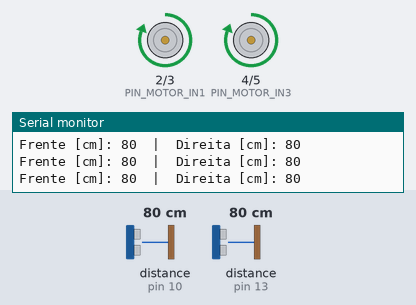
A sketch run on a simulated Arduino Uno, built with avr-gcc and run on an emulated ATmega328P. Parts: motor-driver pin pairs drawn as motors (green arrow = first pin HIGH = forward, orange = second pin HIGH = backward, longer = more drive), the last lines printed to the serial monitor. Wiring (inferred from the names in the program): 2 × ultrasonic range finder: trigger pin 11, echo pin 10 / trigger pin 12, echo pin 13. Inputs (shaded band) come from the test bench; at power-on: distance to the obstacle (sensors on pin 13, pin 10) 80 cm. The echo pulse lasts 58.3 µs per cm.

Above: at 1.4 s.
1.5 s: distance to the obstacle (sensor on pin 13) set to 22 cm
4.5 s: distance to the obstacle (sensor on pin 13) set to 19 cm
At 5.22 s:
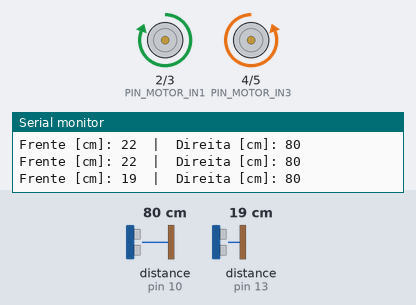
At 6.47 s:
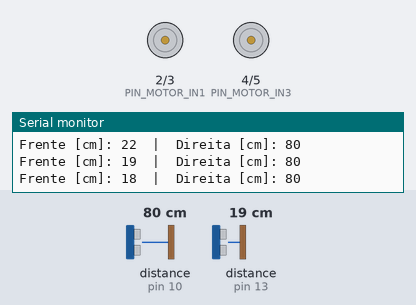
7.5 s: distance to the obstacle (sensor on pin 13) set to 120 cm
13.5 s: distance to the obstacle (sensor on pin 13) set to 23 cm
15.0 s: distance to the obstacle (sensor on pin 13) set to 20 cm
At 15.27 s:
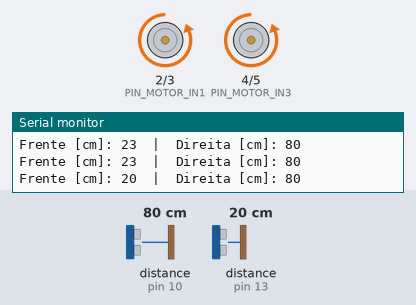
Timing chart, 0 to 19.0 s (numbered marks = the images above; inputs shaded):
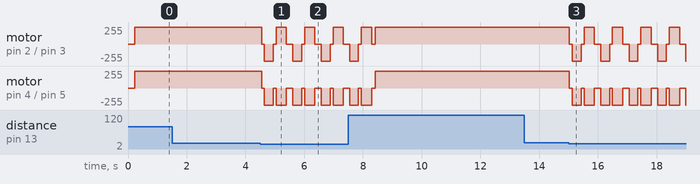

Measured:
- the behaviour switches between 21 and 20 cm on distance to the obstacle (sensor on pin 13) (found by bisection; images 0 and 1)

The sketch:

core.ino
```cpp
// -------------------- Pinos sensores --------------------
const int TRIG_F = 12;   // Frontal - TRIG
const int ECHO_F = 13;   // Frontal - ECHO

const int TRIG_R = 11;   // Direita - TRIG
const int ECHO_R = 10;   // Direita - ECHO

// -------------------- Pinos motores ---------------------
const int PIN_MOTOR_IN1 = 2;
const int PIN_MOTOR_IN2 = 3;
const int PIN_MOTOR_IN3 = 4;
const int PIN_MOTOR_IN4 = 5;

// -------------------- Parâmetros de navegação -----------
const int LIMIAR_F_CM   = 20;   // distância (cm) para considerar obstáculo à frente
const int RECUO_MS      = 300;  // quanto tempo recua antes de girar
const int GIRO_DIR_MS   = 350;  // quanto tempo gira à direita (ajuste fino)
const int LOOP_DELAY_MS = 60;   // intervalo do loop para estabilizar leituras

// -------------------- Funções de motor ------------------
// Mover o robo para a frente
void mover_frente(void){
  digitalWrite(PIN_MOTOR_IN1, HIGH);
  digitalWrite(PIN_MOTOR_IN2, LOW);
  digitalWrite(PIN_MOTOR_IN3, HIGH);
  digitalWrite(PIN_MOTOR_IN4, LOW);
}

// Mover o robo para tras
void mover_tras(void){
  digitalWrite(PIN_MOTOR_IN1, LOW);
  digitalWrite(PIN_MOTOR_IN2, HIGH);
  digitalWrite(PIN_MOTOR_IN3, LOW);
  digitalWrite(PIN_MOTOR_IN4, HIGH);
}

// Parar
void parar(void){
  digitalWrite(PIN_MOTOR_IN1, LOW);
  digitalWrite(PIN_MOTOR_IN2, LOW);
  digitalWrite(PIN_MOTOR_IN3, LOW);
  digitalWrite(PIN_MOTOR_IN4, LOW);
}

// Girar à direita (pivô: roda esquerda para frente, direita para trás)
void girar_direita(void){
  digitalWrite(PIN_MOTOR_IN1, HIGH);
  digitalWrite(PIN_MOTOR_IN2, LOW);
  digitalWrite(PIN_MOTOR_IN3, LOW);
  digitalWrite(PIN_MOTOR_IN4, HIGH);
}

// -------------------- Ultrasom (HC-SR04) ----------------
long distancia_cm(int trigPin, int echoPin){
  // Pulso de trigger (10us)
  digitalWrite(trigPin, LOW);      delayMicroseconds(2);
  digitalWrite(trigPin, HIGH);     delayMicroseconds(10);
  digitalWrite(trigPin, LOW);

  // Timeout ~25ms (≈ 4,3 m). Se estourar, retorna "longe".
  unsigned long dur = pulseIn(echoPin, HIGH, 25000UL);
  if (dur == 0) return 400;  // fora de alcance -> 400 cm
  return (long)(dur / 58UL); // conversão aproximada para cm
}

// -------------------- Setup -----------------------------
void setup(){
  // Motores
  pinMode(PIN_MOTOR_IN1, OUTPUT);
  pinMode(PIN_MOTOR_IN2, OUTPUT);
  pinMode(PIN_MOTOR_IN3, OUTPUT);
  pinMode(PIN_MOTOR_IN4, OUTPUT);
  parar();

  // Sensores ultrassom
  pinMode(TRIG_F, OUTPUT);
  pinMode(ECHO_F, INPUT);
  pinMode(TRIG_R, OUTPUT);
  pinMode(ECHO_R, INPUT);

  // Serial
  Serial.begin(9600);
  delay(200);
  Serial.println("Inicializado. sensores: Frente (D12/D13) e Direita (D11/D10)");
}

// -------------------- Loop principal --------------------
void loop(){
  long distF = distancia_cm(TRIG_F, ECHO_F); // Frente
  long distR = distancia_cm(TRIG_R, ECHO_R); // Direita (monitoramento)

  // Prints separados (ajuste seu Serial Monitor para 115200 baud)
  Serial.print("Frente [cm]: ");
  Serial.print(distF);
  Serial.print("  |  Direita [cm]: ");
  Serial.println(distR);

  // Lógica de desvio: se tem obstáculo à frente, recua e gira à direita
  if (distF <= LIMIAR_F_CM){
    parar();               delay(100);
    mover_tras();          delay(RECUO_MS);
    parar();               delay(100);
    girar_direita();       delay(GIRO_DIR_MS);
    parar();               delay(50);
  } else {
    // caminho livre à frente -> segue em frente
    mover_frente();
  }

  delay(LOOP_DELAY_MS);
}
```
